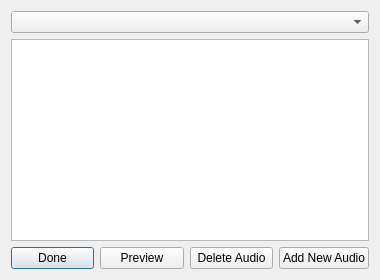
<?xml version="1.0" encoding="UTF-8"?>
<ui version="4.0">
 <class>AudioManagerDialog</class>
 <widget class="QDialog" name="AudioManagerDialog">
  <property name="geometry">
   <rect>
    <x>0</x>
    <y>0</y>
    <width>380</width>
    <height>280</height>
   </rect>
  </property>
  <property name="windowTitle">
   <string>Audio Manager</string>
  </property>
  <layout class="QVBoxLayout" name="verticalLayout_2">
   <item>
    <layout class="QVBoxLayout" name="verticalLayout" stretch="5,90,5">
     <item>
      <widget class="QComboBox" name="cbAudio"/>
     </item>
     <item>
      <widget class="QTableWidget" name="tAudioProps">
       <attribute name="horizontalHeaderVisible">
        <bool>false</bool>
       </attribute>
       <attribute name="horizontalHeaderStretchLastSection">
        <bool>true</bool>
       </attribute>
       <attribute name="verticalHeaderVisible">
        <bool>false</bool>
       </attribute>
       <column>
        <property name="text">
         <string>Property</string>
        </property>
       </column>
       <column>
        <property name="text">
         <string>Value</string>
        </property>
       </column>
      </widget>
     </item>
     <item>
      <layout class="QHBoxLayout" name="horizontalLayout">
       <item>
        <widget class="QPushButton" name="bDone">
         <property name="text">
          <string>Done</string>
         </property>
        </widget>
       </item>
       <item>
        <widget class="QPushButton" name="bPlay">
         <property name="sizePolicy">
          <sizepolicy hsizetype="Minimum" vsizetype="Fixed">
           <horstretch>0</horstretch>
           <verstretch>0</verstretch>
          </sizepolicy>
         </property>
         <property name="text">
          <string>Preview</string>
         </property>
        </widget>
       </item>
       <item>
        <widget class="QPushButton" name="bDelete">
         <property name="text">
          <string>Delete Audio</string>
         </property>
        </widget>
       </item>
       <item>
        <widget class="QPushButton" name="bAdd">
         <property name="text">
          <string>Add New Audio</string>
         </property>
        </widget>
       </item>
      </layout>
     </item>
    </layout>
   </item>
  </layout>
 </widget>
 <layoutdefault spacing="6" margin="11"/>
 <resources/>
 <connections/>
</ui>
